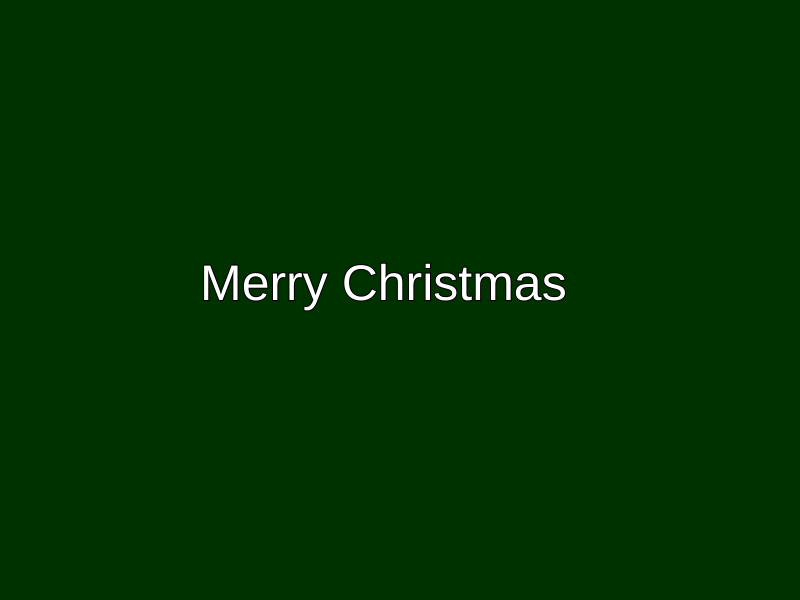
Frame 1 (no input)
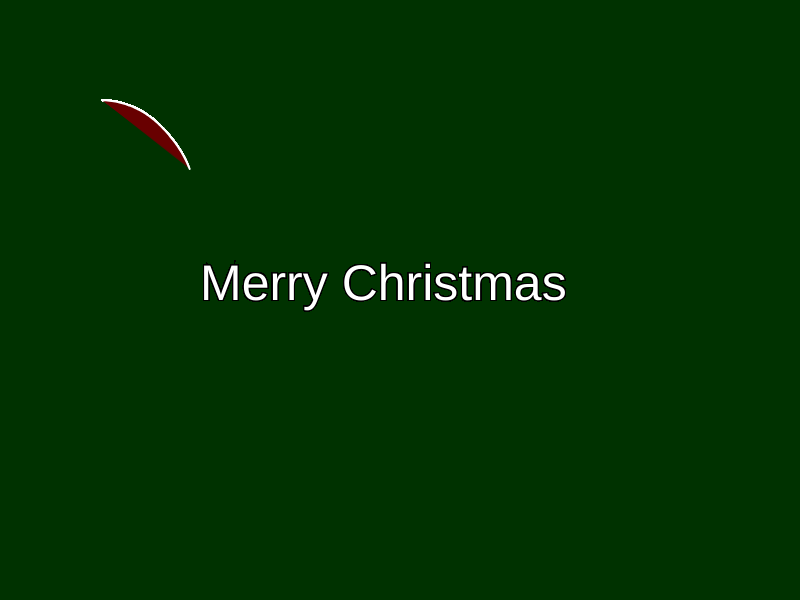
Frame 60 (no input)
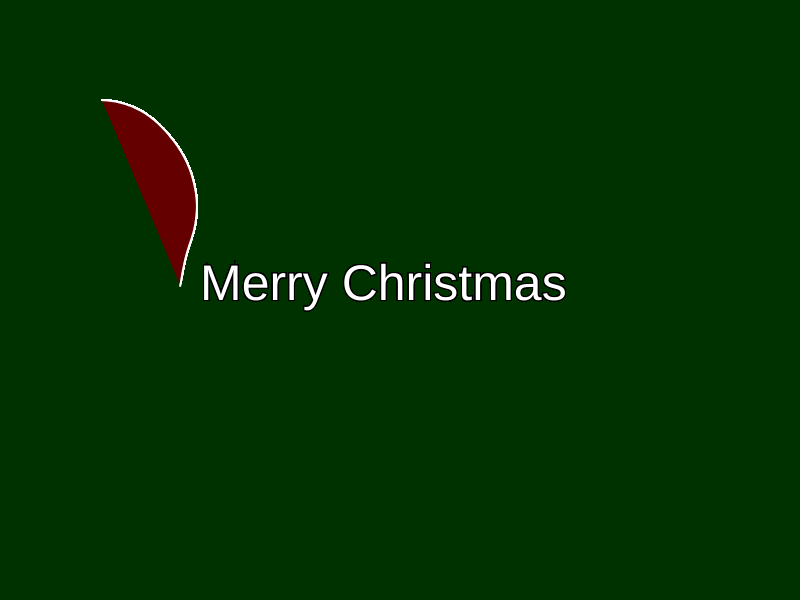
Frame 120 (the mouse pressed at the canvas centre since frame 60)

The p5.js sketch that drew these frames (run headless with seeded random() and noise() and a simulated clock; from frame 60 on, the mouse is pressed at the canvas centre):

// p5.js sketch
// ── sketch.js
let vehicle;

function setup() {
  createCanvas(800, 600);
  vehicle = new Vehicle(100, 100);
  background(0,50,0);
}

function draw() {
  vehicle.wander();
  vehicle.update();
  vehicle.show();
  vehicle.edges();
  stroke(0);
  fill(255);

  textSize(50);
  text("Merry Christmas",200,300);
}

// ── vehicle.js
class Vehicle {
  constructor(x, y) {
    this.pos = createVector(x, y);
    this.vel = createVector(2, 0);
    this.acc = createVector(0, 0);
    this.maxSpeed = 2;
    this.maxForce = 0.1;
    this.r = 16;

    this.wanderThera = PI/2;

    this.currentPath =[];
    this.paths =[this.currentPath];
  }

  wander() {
    let wanderpoint = this.vel.copy();
    wanderpoint.setMag(100);
    wanderpoint.add(this.pos);
    fill(255,0,0);
    //circle(wanderpoint.x,wanderpoint.y,16);

    let wanderRadius = 50;
    //noFill();
    //circle(wanderpoint.x,wanderpoint.y,wanderRadius*2);
    //line(this.pos.x,this.pos.y,wanderpoint.x,wanderpoint.y);

    let theta = this.wanderThera + this.vel.heading();

    let x = wanderRadius*cos(theta);
    let y = wanderRadius*sin(theta);
    wanderpoint.add(x,y);
    //fill(0,255,0);
    //noStroke();

    //circle(wanderpoint.x,wanderpoint.y,16);

    //stroke(255);
    //line(this.pos.x,this.pos.y,wanderpoint.x,wanderpoint.y);

    let steer = wanderpoint.sub(this.pos);
    steer.setMag(this.maxForce);
    this.applyForce(steer);

    let displaceRange = 0.3;
    this.wanderThera += random(-displaceRange,displaceRange);
  }

  evade(vehicle) {
    let pursuit = this.pursue(vehicle);
    pursuit.mult(-1);
    return pursuit;
  }

  pursue(vehicle) {
    let target = vehicle.pos.copy();
    let prediction = vehicle.vel.copy();
    prediction.mult(10);
    target.add(prediction);
    fill(0, 255, 0);
    circle(target.x, target.y, 16);
    return this.seek(target);
  }

  arrive(target) {
    return this.seek(target, true);
  }

  flee(target) {
    return this.seek(target).mult(-1);
  }

  seek(target, arrival = false) {
    let force = p5.Vector.sub(target, this.pos);
    let desiredSpeed = this.maxSpeed;
    if (arrival) {
      let slowRadius = 100;
      let distance = force.mag();
      if (distance < slowRadius) {
        desiredSpeed = map(distance, 0, slowRadius, 0, this.maxSpeed);
      }
    }
    force.setMag(desiredSpeed);
    force.sub(this.vel);
    force.limit(this.maxForce);
    return force;
  }

  applyForce(force) {
    this.acc.add(force);
  }

  update() {
    this.vel.add(this.acc);
    this.vel.limit(this.maxSpeed);
    this.pos.add(this.vel);
    this.acc.set(0, 0);

    this.currentPath.push(this.pos.copy());
  }

  show() {
    stroke(255);
    strokeWeight(2);
    fill(255);
    push();
    translate(this.pos.x, this.pos.y);
    rotate(this.vel.heading());
    //triangle(-this.r, -this.r / 2, -this.r, this.r / 2, this.r, 0);
    pop();

    for (let path of this.paths) {
      beginShape();
      fill(random(100,120),0,0,200);
      for (let v of path) {
        vertex(v.x, v.y);
      }
      endShape();
    }
  }

  edges() {
    let hitEdge = false;
    if (this.pos.x > width + this.r) {
      this.pos.x = -this.r;
      hitEdge = true;
    } else if (this.pos.x < -this.r) {
      this.pos.x = width + this.r;
      hitEdge = true;
    }
    if (this.pos.y > height + this.r) {
      this.pos.y = -this.r;
      hitEdge = true;
    } else if (this.pos.y < -this.r) {
      this.pos.y = height + this.r;
      hitEdge = true;
    }

    if (hitEdge) {
      this.currentPath = [];
      this.paths.push(this.currentPath);
    }
  }
}

class Target extends Vehicle {
  constructor(x, y) {
    super(x, y);
    this.vel = p5.Vector.random2D();
    this.vel.mult(5);
  }

  show() {
    stroke(255);
    strokeWeight(2);
    fill("#F063A4");
    push();
    translate(this.pos.x, this.pos.y);
    circle(0, 0, this.r * 2);
    pop();
  }
}
